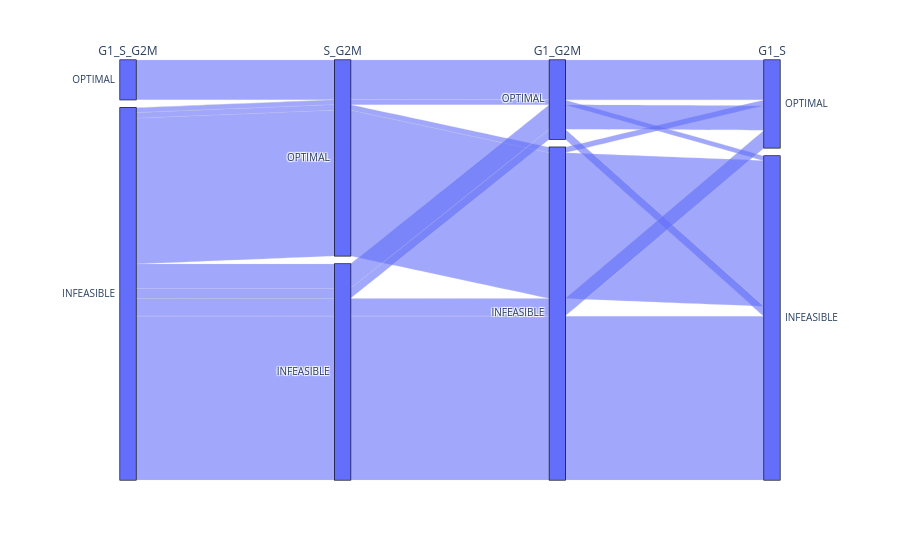

The code cell stored with this chart in its notebook:
### Code cell
px.parallel_categories(status_table)

### Figure 1 — Plotly figure (JSON) as saved in the notebook; plotly's stock layout.template omitted (floating-point values rounded to 4 significant figures; data arrays with more than 128 entries replaced by an {"elided": "..."} marker saying what was removed)
{"data": [{"dimensions": [{"label": "G1_S_G2M", "values": {"elided": "10307 str values"}}, {"label": "S_G2M", "values": {"elided": "10307 str values"}}, {"label": "G1_G2M", "values": {"elided": "10307 str values"}}, {"label": "G1_S", "values": {"elided": "10307 str values"}}], "domain": {"x": [0, 1], "y": [0, 1]}, "name": "", "type": "parcats"}], "layout": {"legend": {"tracegroupgap": 0}, "margin": {"t": 60}}}
